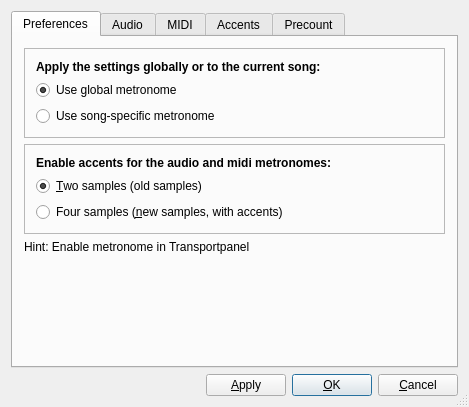
<?xml version="1.0" encoding="UTF-8"?>
<ui version="4.0">
 <class>MetronomeConfigBase</class>
 <widget class="QDialog" name="MetronomeConfigBase">
  <property name="geometry">
   <rect>
    <x>0</x>
    <y>0</y>
    <width>469</width>
    <height>407</height>
   </rect>
  </property>
  <property name="windowTitle">
   <string>MusE: Metronome Config</string>
  </property>
  <property name="sizeGripEnabled">
   <bool>true</bool>
  </property>
  <layout class="QVBoxLayout" name="verticalLayout_8">
   <item>
    <widget class="QTabWidget" name="metronomeTabs">
     <property name="currentIndex">
      <number>0</number>
     </property>
     <widget class="QWidget" name="settingsTab">
      <attribute name="title">
       <string>Preferences</string>
      </attribute>
      <layout class="QVBoxLayout" name="verticalLayout_9">
       <item>
        <widget class="QFrame" name="frame">
         <property name="frameShape">
          <enum>QFrame::StyledPanel</enum>
         </property>
         <property name="frameShadow">
          <enum>QFrame::Raised</enum>
         </property>
         <layout class="QVBoxLayout" name="verticalLayout">
          <item>
           <widget class="QLabel" name="textLabel3_2">
            <property name="font">
             <font>
              <weight>75</weight>
              <bold>true</bold>
             </font>
            </property>
            <property name="text">
             <string>Apply the settings globally or to the current song:</string>
            </property>
            <property name="wordWrap">
             <bool>false</bool>
            </property>
           </widget>
          </item>
          <item>
           <widget class="QRadioButton" name="globalSettingsButton">
            <property name="text">
             <string>Use global metronome</string>
            </property>
            <property name="checked">
             <bool>true</bool>
            </property>
           </widget>
          </item>
          <item>
           <widget class="QRadioButton" name="songSettingsButton">
            <property name="text">
             <string>Use song-specific metronome</string>
            </property>
           </widget>
          </item>
         </layout>
        </widget>
       </item>
       <item>
        <widget class="QFrame" name="frame_2">
         <property name="frameShape">
          <enum>QFrame::StyledPanel</enum>
         </property>
         <property name="frameShadow">
          <enum>QFrame::Raised</enum>
         </property>
         <layout class="QVBoxLayout" name="verticalLayout_5">
          <item>
           <widget class="QLabel" name="textLabel3_3">
            <property name="font">
             <font>
              <weight>75</weight>
              <bold>true</bold>
             </font>
            </property>
            <property name="text">
             <string>Enable accents for the audio and midi metronomes:</string>
            </property>
            <property name="wordWrap">
             <bool>false</bool>
            </property>
           </widget>
          </item>
          <item>
           <widget class="QRadioButton" name="radioSamples2">
            <property name="text">
             <string>&amp;Two samples (old samples)</string>
            </property>
            <property name="checked">
             <bool>true</bool>
            </property>
           </widget>
          </item>
          <item>
           <widget class="QRadioButton" name="radioSamples4">
            <property name="text">
             <string>Four samples (&amp;new samples, with accents)</string>
            </property>
           </widget>
          </item>
         </layout>
        </widget>
       </item>
       <item>
        <widget class="QLabel" name="textLabel3">
         <property name="text">
          <string>Hint: Enable metronome in Transportpanel</string>
         </property>
         <property name="wordWrap">
          <bool>false</bool>
         </property>
        </widget>
       </item>
       <item>
        <spacer name="verticalSpacer_5">
         <property name="orientation">
          <enum>Qt::Vertical</enum>
         </property>
         <property name="sizeHint" stdset="0">
          <size>
           <width>20</width>
           <height>41</height>
          </size>
         </property>
        </spacer>
       </item>
      </layout>
     </widget>
     <widget class="QWidget" name="audioTab">
      <attribute name="title">
       <string>Audio</string>
      </attribute>
      <layout class="QVBoxLayout" name="verticalLayout_2">
       <item>
        <layout class="QHBoxLayout" name="qhbl_4">
         <item>
          <widget class="QCheckBox" name="audioBeep">
           <property name="text">
            <string>Audio Beep</string>
           </property>
          </widget>
         </item>
         <item>
          <widget class="QPushButton" name="audioBeepRoutesButton">
           <property name="text">
            <string>Choose outputs...</string>
           </property>
           <property name="autoDefault">
            <bool>true</bool>
           </property>
          </widget>
         </item>
         <item>
          <spacer name="horizontalSpacer_5">
           <property name="orientation">
            <enum>Qt::Horizontal</enum>
           </property>
           <property name="sizeHint" stdset="0">
            <size>
             <width>40</width>
             <height>20</height>
            </size>
           </property>
          </spacer>
         </item>
        </layout>
       </item>
       <item>
        <layout class="QGridLayout" name="gridLayout_x">
         <item row="6" column="3">
          <widget class="QComboBox" name="accent2SampleCombo"/>
         </item>
         <item row="4" column="2">
          <widget class="QLabel" name="beatVolumeLabel">
           <property name="text">
            <string>50</string>
           </property>
           <property name="wordWrap">
            <bool>false</bool>
           </property>
          </widget>
         </item>
         <item row="6" column="2">
          <widget class="QLabel" name="accent2VolumeLabel">
           <property name="text">
            <string>50</string>
           </property>
           <property name="wordWrap">
            <bool>false</bool>
           </property>
          </widget>
         </item>
         <item row="6" column="1">
          <widget class="QSlider" name="accent2VolumeSlider">
           <property name="minimum">
            <number>0</number>
           </property>
           <property name="maximum">
            <number>100</number>
           </property>
           <property name="singleStep">
            <number>1</number>
           </property>
           <property name="pageStep">
            <number>10</number>
           </property>
           <property name="value">
            <number>50</number>
           </property>
           <property name="orientation">
            <enum>Qt::Horizontal</enum>
           </property>
          </widget>
         </item>
         <item row="3" column="2">
          <widget class="QLabel" name="measVolumeLabel">
           <property name="text">
            <string>50</string>
           </property>
           <property name="wordWrap">
            <bool>false</bool>
           </property>
          </widget>
         </item>
         <item row="1" column="2">
          <widget class="QLabel" name="volumeLabel">
           <property name="text">
            <string>50</string>
           </property>
           <property name="wordWrap">
            <bool>false</bool>
           </property>
          </widget>
         </item>
         <item row="1" column="0">
          <widget class="QLabel" name="textLabel1_6">
           <property name="text">
            <string>Audio master</string>
           </property>
           <property name="wordWrap">
            <bool>false</bool>
           </property>
          </widget>
         </item>
         <item row="3" column="1">
          <widget class="QSlider" name="measVolumeSlider">
           <property name="minimum">
            <number>0</number>
           </property>
           <property name="maximum">
            <number>100</number>
           </property>
           <property name="singleStep">
            <number>1</number>
           </property>
           <property name="pageStep">
            <number>10</number>
           </property>
           <property name="value">
            <number>50</number>
           </property>
           <property name="orientation">
            <enum>Qt::Horizontal</enum>
           </property>
          </widget>
         </item>
         <item row="5" column="1">
          <widget class="QSlider" name="accent1VolumeSlider">
           <property name="minimum">
            <number>0</number>
           </property>
           <property name="maximum">
            <number>100</number>
           </property>
           <property name="singleStep">
            <number>1</number>
           </property>
           <property name="pageStep">
            <number>10</number>
           </property>
           <property name="value">
            <number>50</number>
           </property>
           <property name="orientation">
            <enum>Qt::Horizontal</enum>
           </property>
          </widget>
         </item>
         <item row="3" column="3">
          <widget class="QComboBox" name="measSampleCombo"/>
         </item>
         <item row="4" column="1">
          <widget class="QSlider" name="beatVolumeSlider">
           <property name="minimum">
            <number>0</number>
           </property>
           <property name="maximum">
            <number>100</number>
           </property>
           <property name="singleStep">
            <number>1</number>
           </property>
           <property name="pageStep">
            <number>10</number>
           </property>
           <property name="value">
            <number>50</number>
           </property>
           <property name="orientation">
            <enum>Qt::Horizontal</enum>
           </property>
          </widget>
         </item>
         <item row="5" column="2">
          <widget class="QLabel" name="accent1VolumeLabel">
           <property name="text">
            <string>50</string>
           </property>
           <property name="wordWrap">
            <bool>false</bool>
           </property>
          </widget>
         </item>
         <item row="0" column="3">
          <widget class="QLabel" name="label_2">
           <property name="text">
            <string>Sample</string>
           </property>
          </widget>
         </item>
         <item row="2" column="0" colspan="3">
          <spacer name="verticalSpacer_2">
           <property name="orientation">
            <enum>Qt::Vertical</enum>
           </property>
           <property name="sizeType">
            <enum>QSizePolicy::Fixed</enum>
           </property>
           <property name="sizeHint" stdset="0">
            <size>
             <width>20</width>
             <height>5</height>
            </size>
           </property>
          </spacer>
         </item>
         <item row="3" column="0">
          <widget class="QLabel" name="textLabel1_2">
           <property name="text">
            <string>Meas</string>
           </property>
           <property name="wordWrap">
            <bool>false</bool>
           </property>
          </widget>
         </item>
         <item row="5" column="0">
          <widget class="QLabel" name="accent1Label">
           <property name="text">
            <string>Accent1</string>
           </property>
           <property name="wordWrap">
            <bool>false</bool>
           </property>
          </widget>
         </item>
         <item row="6" column="0">
          <widget class="QLabel" name="accent2Label">
           <property name="text">
            <string>Accent2</string>
           </property>
           <property name="wordWrap">
            <bool>false</bool>
           </property>
          </widget>
         </item>
         <item row="1" column="1">
          <widget class="QSlider" name="volumeSlider">
           <property name="minimum">
            <number>0</number>
           </property>
           <property name="maximum">
            <number>100</number>
           </property>
           <property name="singleStep">
            <number>1</number>
           </property>
           <property name="pageStep">
            <number>10</number>
           </property>
           <property name="value">
            <number>50</number>
           </property>
           <property name="orientation">
            <enum>Qt::Horizontal</enum>
           </property>
          </widget>
         </item>
         <item row="4" column="3">
          <widget class="QComboBox" name="beatSampleCombo"/>
         </item>
         <item row="4" column="0">
          <widget class="QLabel" name="textLabel1_3">
           <property name="text">
            <string>Beat</string>
           </property>
           <property name="wordWrap">
            <bool>false</bool>
           </property>
          </widget>
         </item>
         <item row="5" column="3">
          <widget class="QComboBox" name="accent1SampleCombo"/>
         </item>
         <item row="0" column="0">
          <widget class="QLabel" name="label">
           <property name="text">
            <string>Volume</string>
           </property>
          </widget>
         </item>
        </layout>
       </item>
       <item>
        <spacer name="verticalSpacer_7">
         <property name="orientation">
          <enum>Qt::Vertical</enum>
         </property>
         <property name="sizeHint" stdset="0">
          <size>
           <width>20</width>
           <height>14</height>
          </size>
         </property>
        </spacer>
       </item>
      </layout>
     </widget>
     <widget class="QWidget" name="midiTab">
      <attribute name="title">
       <string>MIDI</string>
      </attribute>
      <layout class="QVBoxLayout" name="verticalLayout_3">
       <item>
        <widget class="QCheckBox" name="midiClick">
         <property name="text">
          <string>MIDI Click</string>
         </property>
         <property name="checked">
          <bool>true</bool>
         </property>
        </widget>
       </item>
       <item>
        <layout class="QGridLayout" name="gridLayout" columnminimumwidth="0,0,20,0,0,0">
         <item row="0" column="0">
          <widget class="QSpinBox" name="measureNote">
           <property name="maximum">
            <number>127</number>
           </property>
          </widget>
         </item>
         <item row="4" column="4">
          <widget class="QLabel" name="TextLabel6">
           <property name="text">
            <string>Midi Port</string>
           </property>
           <property name="wordWrap">
            <bool>false</bool>
           </property>
          </widget>
         </item>
         <item row="4" column="3">
          <widget class="QSpinBox" name="midiPort">
           <property name="minimum">
            <number>1</number>
           </property>
           <property name="maximum">
            <number>200</number>
           </property>
          </widget>
         </item>
         <item row="2" column="0">
          <widget class="QSpinBox" name="accent1Note">
           <property name="maximum">
            <number>127</number>
           </property>
          </widget>
         </item>
         <item row="1" column="4">
          <widget class="QLabel" name="TextLabel4">
           <property name="text">
            <string>Beat Velocity</string>
           </property>
           <property name="wordWrap">
            <bool>false</bool>
           </property>
          </widget>
         </item>
         <item row="1" column="3">
          <widget class="QSpinBox" name="beatVelocity">
           <property name="maximum">
            <number>127</number>
           </property>
          </widget>
         </item>
         <item row="0" column="4">
          <widget class="QLabel" name="TextLabel2">
           <property name="text">
            <string>Measure Velocity</string>
           </property>
           <property name="wordWrap">
            <bool>false</bool>
           </property>
          </widget>
         </item>
         <item row="0" column="3">
          <widget class="QSpinBox" name="measureVelocity">
           <property name="maximum">
            <number>127</number>
           </property>
          </widget>
         </item>
         <item row="4" column="0">
          <widget class="QSpinBox" name="midiChannel">
           <property name="minimum">
            <number>1</number>
           </property>
           <property name="maximum">
            <number>16</number>
           </property>
          </widget>
         </item>
         <item row="4" column="1">
          <widget class="QLabel" name="TextLabel5">
           <property name="text">
            <string>Midi Channel</string>
           </property>
           <property name="wordWrap">
            <bool>false</bool>
           </property>
          </widget>
         </item>
         <item row="3" column="4">
          <widget class="QLabel" name="TextLabel4_3">
           <property name="text">
            <string>Accent 2 Velocity</string>
           </property>
           <property name="wordWrap">
            <bool>false</bool>
           </property>
          </widget>
         </item>
         <item row="1" column="0">
          <widget class="QSpinBox" name="beatNote">
           <property name="maximum">
            <number>127</number>
           </property>
          </widget>
         </item>
         <item row="3" column="0">
          <widget class="QSpinBox" name="accent2Note">
           <property name="maximum">
            <number>127</number>
           </property>
          </widget>
         </item>
         <item row="1" column="1">
          <widget class="QLabel" name="TextLabel3">
           <property name="text">
            <string>Beat Note</string>
           </property>
           <property name="wordWrap">
            <bool>false</bool>
           </property>
          </widget>
         </item>
         <item row="1" column="2">
          <spacer name="horizontalSpacer_3">
           <property name="orientation">
            <enum>Qt::Horizontal</enum>
           </property>
           <property name="sizeHint" stdset="0">
            <size>
             <width>40</width>
             <height>20</height>
            </size>
           </property>
          </spacer>
         </item>
         <item row="2" column="4">
          <widget class="QLabel" name="TextLabel2_3">
           <property name="text">
            <string>Accent 1 Velocity</string>
           </property>
           <property name="wordWrap">
            <bool>false</bool>
           </property>
          </widget>
         </item>
         <item row="2" column="1">
          <widget class="QLabel" name="TextLabel1_3">
           <property name="text">
            <string>Accent 1 Note</string>
           </property>
           <property name="wordWrap">
            <bool>false</bool>
           </property>
          </widget>
         </item>
         <item row="0" column="1">
          <widget class="QLabel" name="TextLabel1">
           <property name="text">
            <string>Measure Note</string>
           </property>
           <property name="wordWrap">
            <bool>false</bool>
           </property>
          </widget>
         </item>
         <item row="3" column="1">
          <widget class="QLabel" name="TextLabel3_3">
           <property name="text">
            <string>Accent 2 Note</string>
           </property>
           <property name="wordWrap">
            <bool>false</bool>
           </property>
          </widget>
         </item>
         <item row="3" column="3">
          <widget class="QSpinBox" name="accent2Velocity">
           <property name="specialValueText">
            <string>Off</string>
           </property>
           <property name="maximum">
            <number>127</number>
           </property>
          </widget>
         </item>
         <item row="2" column="3">
          <widget class="QSpinBox" name="accent1Velocity">
           <property name="specialValueText">
            <string>Off</string>
           </property>
           <property name="maximum">
            <number>127</number>
           </property>
          </widget>
         </item>
         <item row="1" column="5">
          <spacer name="horizontalSpacer_4">
           <property name="orientation">
            <enum>Qt::Horizontal</enum>
           </property>
           <property name="sizeHint" stdset="0">
            <size>
             <width>40</width>
             <height>20</height>
            </size>
           </property>
          </spacer>
         </item>
        </layout>
       </item>
       <item>
        <spacer name="verticalSpacer">
         <property name="orientation">
          <enum>Qt::Vertical</enum>
         </property>
         <property name="sizeHint" stdset="0">
          <size>
           <width>20</width>
           <height>51</height>
          </size>
         </property>
        </spacer>
       </item>
      </layout>
     </widget>
     <widget class="QWidget" name="accentsTab">
      <attribute name="title">
       <string>Accents</string>
      </attribute>
      <layout class="QVBoxLayout" name="verticalLayout_7">
       <item>
        <layout class="QHBoxLayout" name="horizontalLayout_4">
         <item>
          <widget class="QSpinBox" name="accentBeats">
           <property name="minimum">
            <number>1</number>
           </property>
           <property name="maximum">
            <number>128</number>
           </property>
           <property name="value">
            <number>4</number>
           </property>
          </widget>
         </item>
         <item>
          <widget class="QLabel" name="label_3">
           <property name="text">
            <string>Accent sequence beats</string>
           </property>
          </widget>
         </item>
         <item>
          <spacer name="horizontalSpacer_8">
           <property name="orientation">
            <enum>Qt::Horizontal</enum>
           </property>
           <property name="sizeHint" stdset="0">
            <size>
             <width>40</width>
             <height>20</height>
            </size>
           </property>
          </spacer>
         </item>
        </layout>
       </item>
       <item>
        <widget class="QLabel" name="label_5">
         <property name="text">
          <string>Current accent 1 sequence: (Click to change)</string>
         </property>
        </widget>
       </item>
       <item>
        <layout class="QHBoxLayout" name="horizontalLayout_2">
         <item>
          <layout class="QHBoxLayout" name="accent1ButtonsLayout">
           <property name="spacing">
            <number>2</number>
           </property>
           <property name="leftMargin">
            <number>10</number>
           </property>
          </layout>
         </item>
         <item>
          <spacer name="horizontalSpacer_6">
           <property name="orientation">
            <enum>Qt::Horizontal</enum>
           </property>
           <property name="sizeHint" stdset="0">
            <size>
             <width>40</width>
             <height>20</height>
            </size>
           </property>
          </spacer>
         </item>
        </layout>
       </item>
       <item>
        <widget class="QLabel" name="label_6">
         <property name="text">
          <string>Current accent 2 sequence:</string>
         </property>
        </widget>
       </item>
       <item>
        <layout class="QHBoxLayout" name="horizontalLayout_3">
         <item>
          <layout class="QHBoxLayout" name="accent2ButtonsLayout">
           <property name="spacing">
            <number>2</number>
           </property>
           <property name="leftMargin">
            <number>10</number>
           </property>
          </layout>
         </item>
         <item>
          <spacer name="horizontalSpacer_7">
           <property name="orientation">
            <enum>Qt::Horizontal</enum>
           </property>
           <property name="sizeHint" stdset="0">
            <size>
             <width>40</width>
             <height>20</height>
            </size>
           </property>
          </spacer>
         </item>
        </layout>
       </item>
       <item>
        <widget class="Line" name="line">
         <property name="orientation">
          <enum>Qt::Horizontal</enum>
         </property>
        </widget>
       </item>
       <item>
        <layout class="QHBoxLayout" name="horizontalLayout_6">
         <property name="topMargin">
          <number>0</number>
         </property>
         <item>
          <widget class="QComboBox" name="accentPresetTypeList">
           <item>
            <property name="text">
             <string>Factory</string>
            </property>
           </item>
           <item>
            <property name="text">
             <string>User</string>
            </property>
           </item>
          </widget>
         </item>
         <item>
          <widget class="QLabel" name="label_4">
           <property name="text">
            <string>Preset sequences</string>
           </property>
          </widget>
         </item>
         <item>
          <spacer name="horizontalSpacer_9">
           <property name="orientation">
            <enum>Qt::Horizontal</enum>
           </property>
           <property name="sizeHint" stdset="0">
            <size>
             <width>40</width>
             <height>20</height>
            </size>
           </property>
          </spacer>
         </item>
         <item>
          <widget class="QToolButton" name="addAccentPresetButton">
           <property name="toolTip">
            <string>Add current accents to presets</string>
           </property>
           <property name="whatsThis">
            <string>Make a new preset from the
 current accents.</string>
           </property>
           <property name="text">
            <string>+</string>
           </property>
          </widget>
         </item>
         <item>
          <widget class="QToolButton" name="delAccentPresetButton">
           <property name="enabled">
            <bool>false</bool>
           </property>
           <property name="toolTip">
            <string>Delete preset</string>
           </property>
           <property name="whatsThis">
            <string>Delete the selected preset.
Only user presets can be deleted.</string>
           </property>
           <property name="text">
            <string>-</string>
           </property>
          </widget>
         </item>
         <item>
          <widget class="QToolButton" name="useAccentPresetButton">
           <property name="toolTip">
            <string>Use preset</string>
           </property>
           <property name="whatsThis">
            <string>Copy the preset to the current accents.</string>
           </property>
           <property name="text">
            <string>-&gt;</string>
           </property>
          </widget>
         </item>
         <item>
          <widget class="QToolButton" name="accentsDefaultsButton">
           <property name="toolTip">
            <string>Reset to Factory or User defaults</string>
           </property>
           <property name="whatsThis">
            <string>Resets all current accent sequences
 to default Factory or User presets.</string>
           </property>
           <property name="text">
            <string>!</string>
           </property>
          </widget>
         </item>
        </layout>
       </item>
       <item>
        <layout class="QHBoxLayout" name="horizontalLayout_5">
         <property name="spacing">
          <number>2</number>
         </property>
         <item>
          <widget class="QListWidget" name="accentPresets">
           <property name="alternatingRowColors">
            <bool>true</bool>
           </property>
           <property name="verticalScrollMode">
            <enum>QAbstractItemView::ScrollPerPixel</enum>
           </property>
          </widget>
         </item>
        </layout>
       </item>
      </layout>
     </widget>
     <widget class="QWidget" name="precountTab">
      <attribute name="title">
       <string>Precount</string>
      </attribute>
      <layout class="QVBoxLayout" name="verticalLayout_4">
       <item>
        <widget class="QCheckBox" name="precountEnable">
         <property name="enabled">
          <bool>true</bool>
         </property>
         <property name="toolTip">
          <string>Enable the precount</string>
         </property>
         <property name="text">
          <string>Enable</string>
         </property>
         <property name="checked">
          <bool>false</bool>
         </property>
        </widget>
       </item>
       <item>
        <layout class="QHBoxLayout" name="qhbl_2">
         <property name="spacing">
          <number>6</number>
         </property>
         <property name="leftMargin">
          <number>0</number>
         </property>
         <property name="topMargin">
          <number>0</number>
         </property>
         <property name="rightMargin">
          <number>0</number>
         </property>
         <property name="bottomMargin">
          <number>0</number>
         </property>
         <item>
          <widget class="QSpinBox" name="precountBars">
           <property name="enabled">
            <bool>true</bool>
           </property>
           <property name="toolTip">
            <string>Number of bars</string>
           </property>
           <property name="minimum">
            <number>1</number>
           </property>
           <property name="maximum">
            <number>10</number>
           </property>
           <property name="value">
            <number>2</number>
           </property>
          </widget>
         </item>
         <item>
          <widget class="QLabel" name="TextLabel7">
           <property name="enabled">
            <bool>true</bool>
           </property>
           <property name="text">
            <string>Bars</string>
           </property>
           <property name="wordWrap">
            <bool>false</bool>
           </property>
          </widget>
         </item>
         <item>
          <spacer name="horizontalSpacer">
           <property name="orientation">
            <enum>Qt::Horizontal</enum>
           </property>
           <property name="sizeHint" stdset="0">
            <size>
             <width>40</width>
             <height>20</height>
            </size>
           </property>
          </spacer>
         </item>
        </layout>
       </item>
       <item>
        <widget class="QCheckBox" name="precountFromMastertrack">
         <property name="enabled">
          <bool>true</bool>
         </property>
         <property name="toolTip">
          <string>Use Mastertrack time signature</string>
         </property>
         <property name="text">
          <string>From Mastertrack</string>
         </property>
        </widget>
       </item>
       <item>
        <layout class="QHBoxLayout" name="qhbl_3">
         <property name="spacing">
          <number>6</number>
         </property>
         <property name="leftMargin">
          <number>0</number>
         </property>
         <property name="topMargin">
          <number>0</number>
         </property>
         <property name="rightMargin">
          <number>0</number>
         </property>
         <property name="bottomMargin">
          <number>0</number>
         </property>
         <item>
          <widget class="QSpinBox" name="precountSigZ">
           <property name="enabled">
            <bool>true</bool>
           </property>
           <property name="toolTip">
            <string>Beats per bar</string>
           </property>
           <property name="minimum">
            <number>1</number>
           </property>
           <property name="maximum">
            <number>32</number>
           </property>
           <property name="value">
            <number>4</number>
           </property>
          </widget>
         </item>
         <item>
          <widget class="QLabel" name="TextLabel8">
           <property name="enabled">
            <bool>true</bool>
           </property>
           <property name="text">
            <string>/</string>
           </property>
           <property name="wordWrap">
            <bool>false</bool>
           </property>
          </widget>
         </item>
         <item>
          <widget class="QSpinBox" name="precountSigN">
           <property name="enabled">
            <bool>true</bool>
           </property>
           <property name="toolTip">
            <string>Beat note type</string>
           </property>
           <property name="minimum">
            <number>2</number>
           </property>
           <property name="maximum">
            <number>64</number>
           </property>
           <property name="value">
            <number>4</number>
           </property>
          </widget>
         </item>
         <item>
          <widget class="QLabel" name="TextLabel9">
           <property name="enabled">
            <bool>true</bool>
           </property>
           <property name="text">
            <string>Signature</string>
           </property>
           <property name="wordWrap">
            <bool>false</bool>
           </property>
          </widget>
         </item>
         <item>
          <spacer name="horizontalSpacer_2">
           <property name="orientation">
            <enum>Qt::Horizontal</enum>
           </property>
           <property name="sizeHint" stdset="0">
            <size>
             <width>40</width>
             <height>20</height>
            </size>
           </property>
          </spacer>
         </item>
        </layout>
       </item>
       <item>
        <widget class="QCheckBox" name="precountOnPlay">
         <property name="enabled">
          <bool>true</bool>
         </property>
         <property name="toolTip">
          <string>Enable precount when playing</string>
         </property>
         <property name="text">
          <string>Precount on play</string>
         </property>
        </widget>
       </item>
       <item>
        <widget class="QCheckBox" name="precountMuteMetronome">
         <property name="enabled">
          <bool>true</bool>
         </property>
         <property name="toolTip">
          <string>Mute the metronome after precount</string>
         </property>
         <property name="text">
          <string>Mute metronome</string>
         </property>
        </widget>
       </item>
       <item>
        <widget class="QCheckBox" name="precountPrerecord">
         <property name="enabled">
          <bool>false</bool>
         </property>
         <property name="toolTip">
          <string>Not supported yet</string>
         </property>
         <property name="text">
          <string>Prerecord</string>
         </property>
        </widget>
       </item>
       <item>
        <widget class="QCheckBox" name="precountPreroll">
         <property name="enabled">
          <bool>false</bool>
         </property>
         <property name="toolTip">
          <string>Not supported yet</string>
         </property>
         <property name="text">
          <string>Preroll</string>
         </property>
        </widget>
       </item>
       <item>
        <spacer name="verticalSpacer_3">
         <property name="orientation">
          <enum>Qt::Vertical</enum>
         </property>
         <property name="sizeHint" stdset="0">
          <size>
           <width>20</width>
           <height>18</height>
          </size>
         </property>
        </spacer>
       </item>
      </layout>
     </widget>
    </widget>
   </item>
   <item>
    <layout class="QHBoxLayout" name="horizontalLayout">
     <item>
      <spacer name="Horizontal Spacing2">
       <property name="orientation">
        <enum>Qt::Horizontal</enum>
       </property>
       <property name="sizeType">
        <enum>QSizePolicy::Expanding</enum>
       </property>
       <property name="sizeHint" stdset="0">
        <size>
         <width>13</width>
         <height>20</height>
        </size>
       </property>
      </spacer>
     </item>
     <item>
      <widget class="QPushButton" name="buttonApply">
       <property name="text">
        <string>&amp;Apply</string>
       </property>
       <property name="shortcut">
        <string>Alt+A</string>
       </property>
       <property name="autoDefault">
        <bool>true</bool>
       </property>
      </widget>
     </item>
     <item>
      <widget class="QPushButton" name="buttonOk">
       <property name="text">
        <string>&amp;OK</string>
       </property>
       <property name="shortcut">
        <string>Alt+O</string>
       </property>
       <property name="autoDefault">
        <bool>true</bool>
       </property>
       <property name="default">
        <bool>true</bool>
       </property>
      </widget>
     </item>
     <item>
      <widget class="QPushButton" name="buttonCancel">
       <property name="text">
        <string>&amp;Cancel</string>
       </property>
       <property name="shortcut">
        <string>Alt+C</string>
       </property>
       <property name="autoDefault">
        <bool>true</bool>
       </property>
      </widget>
     </item>
    </layout>
   </item>
  </layout>
 </widget>
 <layoutdefault spacing="6" margin="11"/>
 <tabstops>
  <tabstop>audioBeep</tabstop>
  <tabstop>audioBeepRoutesButton</tabstop>
  <tabstop>midiClick</tabstop>
  <tabstop>measureNote</tabstop>
  <tabstop>measureVelocity</tabstop>
  <tabstop>beatNote</tabstop>
  <tabstop>beatVelocity</tabstop>
  <tabstop>midiChannel</tabstop>
  <tabstop>midiPort</tabstop>
  <tabstop>precountEnable</tabstop>
  <tabstop>precountBars</tabstop>
  <tabstop>precountFromMastertrack</tabstop>
  <tabstop>precountSigZ</tabstop>
  <tabstop>precountPrerecord</tabstop>
  <tabstop>precountPreroll</tabstop>
  <tabstop>precountSigN</tabstop>
  <tabstop>buttonApply</tabstop>
  <tabstop>buttonOk</tabstop>
  <tabstop>buttonCancel</tabstop>
 </tabstops>
 <resources/>
 <connections>
  <connection>
   <sender>buttonOk</sender>
   <signal>clicked()</signal>
   <receiver>MetronomeConfigBase</receiver>
   <slot>accept()</slot>
   <hints>
    <hint type="sourcelabel">
     <x>20</x>
     <y>20</y>
    </hint>
    <hint type="destinationlabel">
     <x>20</x>
     <y>20</y>
    </hint>
   </hints>
  </connection>
  <connection>
   <sender>buttonCancel</sender>
   <signal>clicked()</signal>
   <receiver>MetronomeConfigBase</receiver>
   <slot>reject()</slot>
   <hints>
    <hint type="sourcelabel">
     <x>20</x>
     <y>20</y>
    </hint>
    <hint type="destinationlabel">
     <x>20</x>
     <y>20</y>
    </hint>
   </hints>
  </connection>
 </connections>
</ui>
